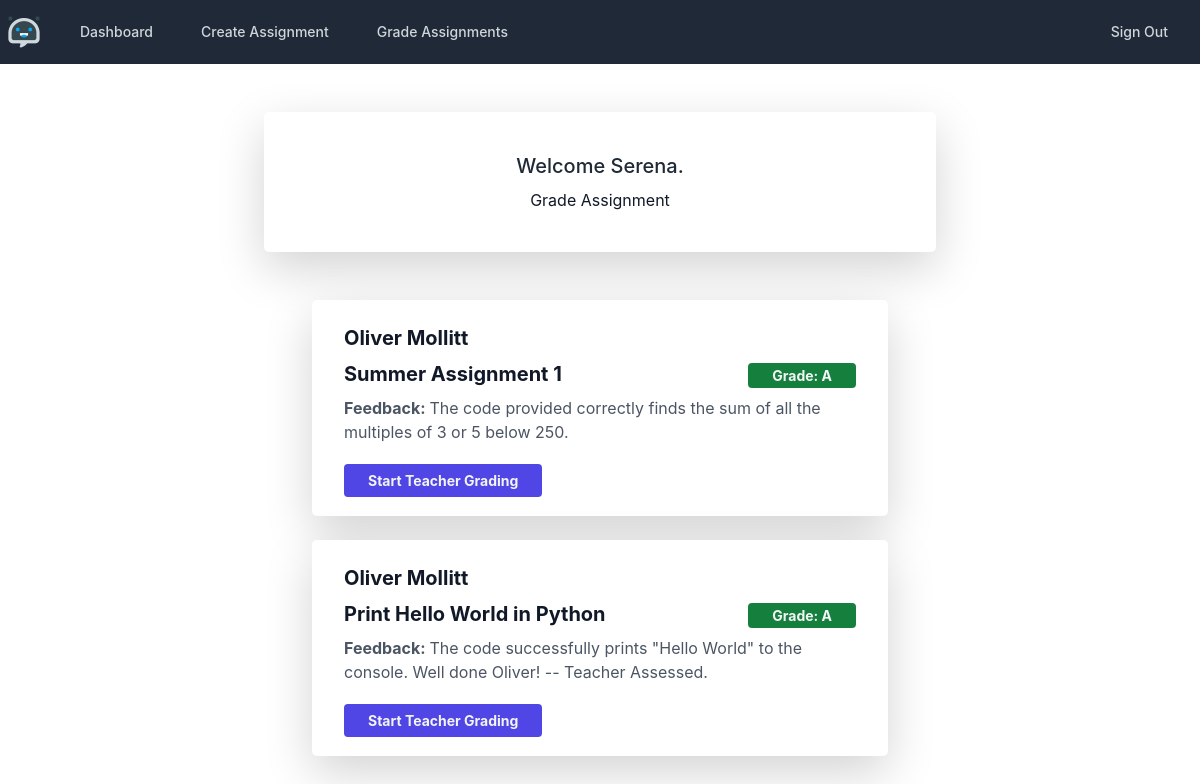
The app's page /grade_assignment (signed in), older data.
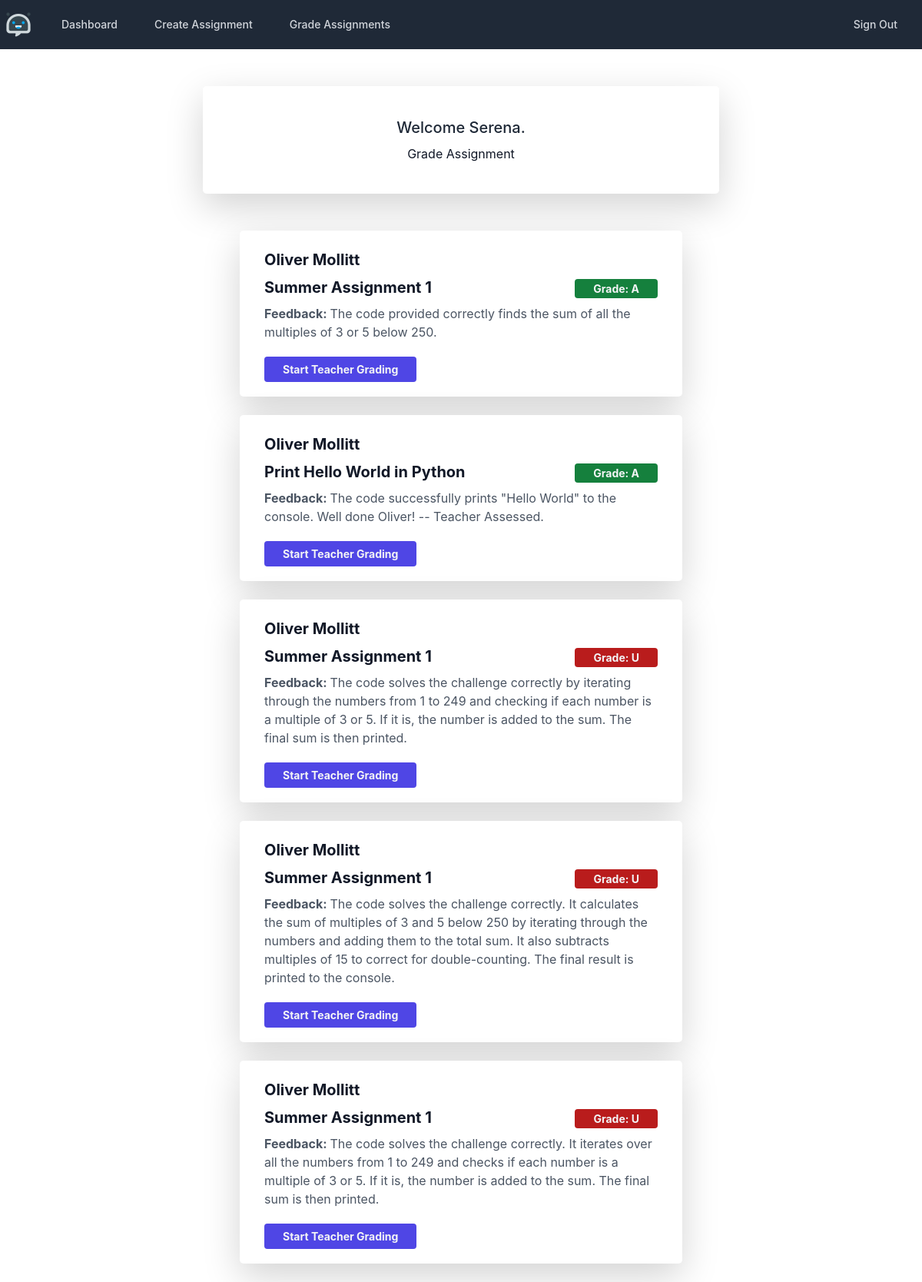
The same page, newer data.
### models.py (models this page shows, shortened)
class User(db.Model, UserMixin):
    __tablename__ = 'users'
    __table_args__ = {'extend_existing': True}
    id = db.Column(db.Integer, primary_key=True)
    email = db.Column(db.String(100), nullable=False, unique=True)
    password = db.Column(db.String(15), nullable=False)
    firstname = db.Column(db.String(40), nullable=False)
    lastname = db.Column(db.String(40), nullable=False)
    role = db.Column(db.String(30), nullable=False, default='student')
    registered_on = db.Column(db.DateTime, nullable=False)
    current_login = db.Column(db.DateTime, nullable=True)
    last_login = db.Column(db.DateTime, nullable=True)
    postkey = db.Column(db.BLOB, nullable=False)

class Assignment(db.Model):
    __tablename__ = 'assignments'
    __table_args__ = {'extend_existing': True}
    assignment_id = db.Column(db.Integer, primary_key=True)
    name = db.Column(db.String(100), nullable=False)
    description = db.Column(db.String(500), nullable=False)
    set_by = db.Column(db.String(50), nullable=False)
    created_on = db.Column(db.DateTime, nullable=False)
    due_date = db.Column(db.String(10), nullable=False)

class Grade(db.Model):
    __tablename__ = 'grades'
    __table_args__ = {'extend_existing': True}
    assignment_id = db.Column(db.Integer, db.ForeignKey(Assignment.assignment_id), nullable=False)
    student_id = db.Column(db.Integer, db.ForeignKey(User.id), nullable=False)
    grade = db.Column(db.String(1), nullable=True, default='N')
    correct = db.Column(db.Boolean, nullable=False, default=False)
    feedback = db.Column(db.String(2000), nullable=False, default='No Feedback Provided. Default.')
    next_steps = db.Column(db.String(2000), nullable=False, default='No Next Steps Provided. Default.')
    code_submission = db.Column(db.String(2000), nullable=False, default='No Code Provided. Default.')
    grade_id = db.Column(db.Integer, primary_key=True)

### grades/views.py (the view)
@grades_blueprint.route('/grade_assignment', methods=['GET', 'POST'])
@login_required
@required_roles('teacher')
def grade_assignment():
    all_grades = Grade.query.all()
    all_assignments = Assignment.query.all()
    all_students = User.query.all()
    if len(all_grades) != 0:
        return render_template('grades/grade_assignment.html',
                               grades=all_grades,
                               assignments=all_assignments,
                               students=all_students,
                               name=current_user.firstname)
    else:
        flash('No grades to review.')
    return render_template('grades/grade_assignment.html',
                           name=current_user.firstname)

### app.py (called while the page is built)
@login_manager.user_loader
def load_user(user_id):
    return User.query.get(int(user_id))

### models.py (called while the page is built)
def required_roles(*roles):
    def wrapper(f):
        @wraps(f)
        def wrapped(*args, **kwargs):
            if current_user.role not in roles:
                return render_template('error/403.html')
            return f(*args, **kwargs)
        return wrapped
    return wrapper

### templates/grades/grade_assignment.html (shortened to what this page needs)
<!DOCTYPE html>
<html lang="en">
<head>
</head>
<body>
{% extends 'base.html' %}
{% block content %}
<div class="w-full max-w-2xl mx-auto mt-5 overflow-hidden bg-white rounded-lg shadow-lg">
    <div class="px-6 py-4">
        <h3 class="mt-3 text-xl font-medium text-center text-gray-800">Welcome {{ name }}.</h3>
        <p class="mt-1 text-center text-gray-900">Grade Assignment</p>
    </div>
</div>
<div class="w-full max-w-xl mx-auto mt-5">
    {% if grades %}
        {% for grade in grades %}
        {% for assignment in assignments %}
        {% for student in students %}
            {% if assignment.assignment_id == grade.assignment_id %}
            {% if student.id == grade.student_id %}
                <div class="max-w-2xl px-8 py-4 my-4 bg-white rounded-lg shadow-lg">
                    <div class="mb-2">
                                <span class="text-xl font-bold text-gray-900" tabindex="0" role="link">
                                    {{ student.firstname }} {{ student.lastname }}
                                </span>
                        </div>
                    <div class="flex items-center justify-between">
                        <span class="text-xl font-bold text-gray-900" tabindex="0" role="link">
                                    {{ assignment.name }}
                                </span>
                        <span class="text-xl font-bold text-gray-700">
                    {% if grade.grade == "U" or grade.grade == "F" or grade.grade == "E" %}
                        <span class="px-4 py-1 text-sm font-bold text-gray-100 bg-red-700 rounded">Grade: {{ grade.grade }}</span>
                    {% elif grade.grade == "C" or grade.grade == "D" %}
                        <span class="px-4 py-1 text-sm font-bold text-gray-100 bg-yellow-600 rounded">Grade: {{ grade.grade }}</span>
                    {% else %}
                        <span class="px-4 py-1 text-sm font-bold text-gray-100 bg-green-700 rounded">Grade: {{ grade.grade }}</span>
                    {% endif %}
                </span>
                    </div>
                    <div class="mt-2">
                        <p class="mt-2 text-gray-600">
                            <b>Feedback: </b>{{ grade.feedback }}
                        </p>
                    </div>
                    <div class="flex items-center justify-between mt-4">
                        <form method="POST">
                            <a href="{{ url_for('grades.start_grade', id=grade.grade_id) }}"
                               class="px-4 py-2 text-sm font-bold text-gray-100 bg-indigo-600 hover:text-gray-100 rounded"
                               tabindex="0" role="button">
                                Start Teacher Grading
                            </a>
                        </form>
                    </div>
                </div>
            {% endif %}
    {% endif %}
            {% endfor %}
    {% endfor %}
    {% endfor %}
    {% endif %}
</div>
{% endblock %}

### templates/base.html (shortened to what this page needs)
<!doctype html>
<html lang="en">
<head>
    <link rel="stylesheet" href="https://stackpath.bootstrapcdn.com/bootstrap/4.3.1/css/bootstrap.min.css"
>
    <script src="https://cdn.tailwindcss.com"></script>
</head>
<body>
<nav class="bg-gray-800">
    <div class="mx-auto max-w-7xl px-2 sm:px-6 lg:px-8">
        <div class="relative flex h-16 items-center justify-between">
            <div class="flex flex-1 items-center justify-center sm:items-stretch sm:justify-start">
                <div class="flex flex-shrink-0 items-center">
                    <a href="{{ url_for('index') }}">
                    <img class="h-8 w-auto" src="/static/img/logo.png"
                         alt="Logo">
                    </a>
                </div>
                <div class="hidden sm:ml-6 sm:block">
                    <div class="flex space-x-4">
                        <a href="{{ url_for('index') }}" class="text-gray-300 hover:bg-gray-700 hover:text-white rounded-md px-3 py-2 text-sm font-medium"
                           aria-current="page">
                            Dashboard
                        </a>
                        {% if current_user.is_authenticated and current_user.role == 'teacher' %}
                        <a href="{{ url_for('assignments.create_assignment') }}"
                           class="text-gray-300 hover:bg-gray-700 hover:text-white rounded-md px-3 py-2 text-sm font-medium">
                            Create Assignment
                        </a>
                        {% endif %}
                        {% if current_user.is_authenticated and current_user.role == 'teacher' %}
                        <a href="{{ url_for('grades.grade_assignment') }}"
                           class="text-gray-300 hover:bg-gray-700 hover:text-white rounded-md px-3 py-2 text-sm font-medium">
                            Grade Assignments
                        </a>
                        {% endif %}
                    </div>
                </div>
            </div>
            <div class="absolute inset-y-0 right-0 flex items-center pr-2 sm:static sm:inset-auto sm:ml-6 sm:pr-0">
                <div class="relative ml-3">
                    <div class="hidden sm:ml-6 sm:block">
                    <div class="flex space-x-4">
                        {% if current_user.is_authenticated %}
                        <a href="{{ url_for('users.logout') }}" class="text-gray-300 hover:bg-gray-700 hover:text-white rounded-md px-3 py-2 text-sm font-medium"
                           aria-current="page">Sign Out
                        </a>
                        {% endif %}
                    </div>
                </div>
                </div>
            </div>
        </div>
    </div>
</nav>
{% block content %}
{% endblock %}
</body>
</html>

Row changes from the older to the newer data that the page shows:
added Grade: grade "U", feedback "The code solves the challenge correctly by iterating through the numbers from 1 to 249 and checking if each number is a multiple of 3 or 5. If it is, the number is added to the sum. The final sum is then printed.", User (firstname "Oliver", lastname "Mollitt", {{ assignment.name }} "Summer Assignment 1")
added Grade: grade "U", feedback "The code solves the challenge correctly. It calculates the sum of multiples of 3 and 5 below 250 by iterating through the numbers and adding them to the total sum. It also subtracts multiples of 15 to correct for double-counting. The final result is printed to the console.", User (firstname "Oliver", lastname "Mollitt", {{ assignment.name }} "Summer Assignment 1")
added Grade: grade "U", feedback "The code solves the challenge correctly. It iterates over all the numbers from 1 to 249 and checks if each number is a multiple of 3 or 5. If it is, the number is added to the sum. The final sum is then printed.", User (firstname "Oliver", lastname "Mollitt", {{ assignment.name }} "Summer Assignment 1")
